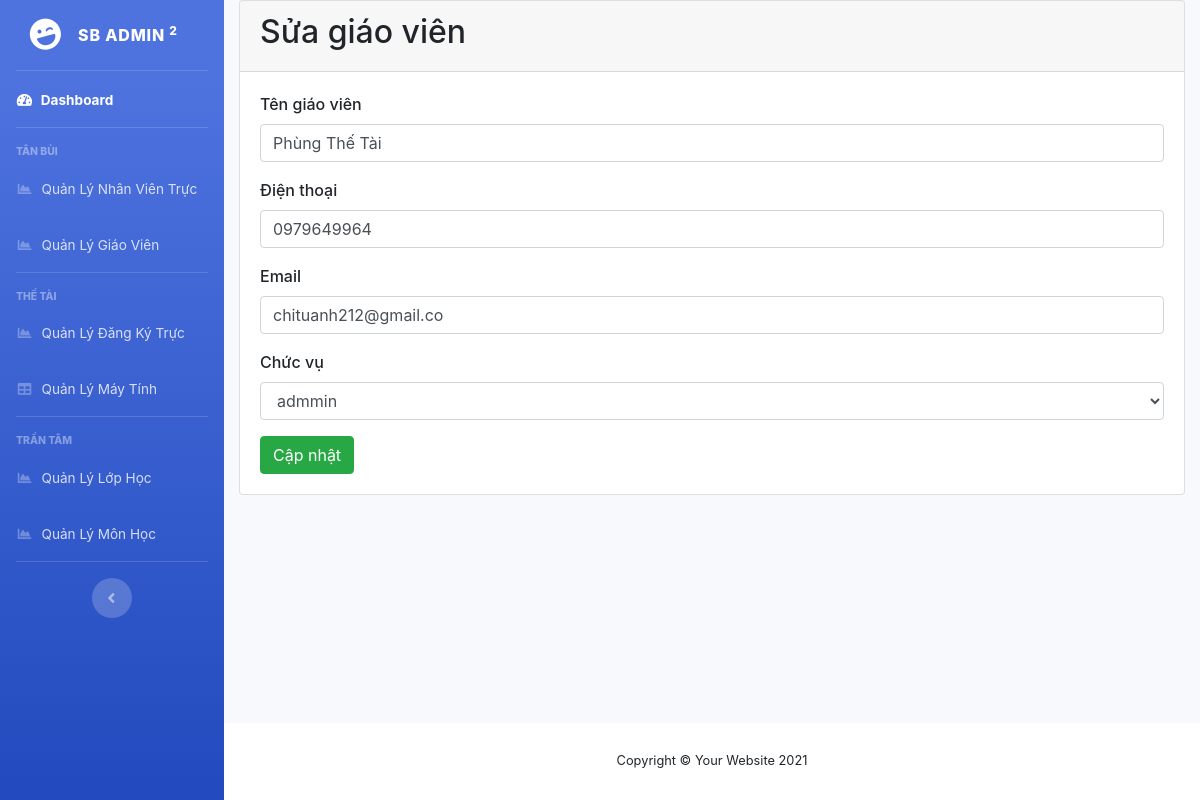
/buidangtan/QLGV/index.php?page_layout=sua&id=1, run on the app's committed database.
### tables this page shows
CREATE TABLE `giaovien` (
  `idGiaoVien` int(11) NOT NULL,
  `nameGiaoVien` varchar(100) DEFAULT NULL,
  `phoneGiaoVien` varchar(15) DEFAULT NULL,
  `email` varchar(20) DEFAULT NULL,
  `matKhau` varchar(100) DEFAULT NULL,
  `idChucVu` int(11) NOT NULL
);

CREATE TABLE `chucvu` (
  `idChucVu` int(11) NOT NULL,
  `nameChucVu` text NOT NULL
);

### buidangtan/QLGV/screen/sua.php (the view, shortened to what this page needs)
<?php
$id = $_GET['id'];
$sql_teacher = "SELECT * FROM chucvu";
$query_teacher = mysqli_query($connect, $sql_teacher);
$sql_up = "SELECT * FROM giaovien WHERE idGiaoVien = $id";
$query_up = mysqli_query($connect, $sql_up);
$row_up = mysqli_fetch_assoc($query_up);
?>
<div class="container-fluid">
    <div class="card">
        <div class="card-header">
            <h2>Sửa giáo viên</h2>
        </div>
        <div class="card-body">
            <form method="POST" enctype="multipart/form-data">
                <div class="form-group">
                    <label>Tên giáo viên</label>
                    <input type="text" name="nameGV" class="form-control" value="<?php echo $row_up['nameGiaoVien']; ?>">
                </div>
				<div class="form-group">
                    <label>Điện thoại</label>
                  <input type="text" name="phoneGV" class="form-control" value="<?php echo $row_up['phoneGiaoVien']; ?>">
                </div>
				<div class="form-group">
                    <label>Email</label>
                  <input type="text" name="email" class="form-control" value="<?php echo $row_up['email']; ?>">
                </div>
                <div class="form-group">
                    <label>Chức vụ</label>
                  <select class="form-control" name="idChucVu">
                        <?php
                        while ($row_teacher = mysqli_fetch_assoc($query_teacher)) { ?>
                            <option <?php if ($row_teacher['idChucVu'] == $row_up['idChucVu']) echo "selected"; ?> value="<?php echo $row_teacher['idChucVu']; ?>"><?php echo $row_teacher['nameChucVu']; ?></option>
                        <?php } ?>
                    </select>
                </div>
                <button name="sbm" class="btn btn-success">Cập nhật</button>
            </form>
        </div>
    </div>
</div>

### buidangtan/QLGV/index.php (style rules this page uses)
label { font-weight: 500; }

### data on the page
giaovien: nameGV "Phùng Thế Tài", phoneGV "0979649964", email "chituanh212@gmail.co", idChucVu "admmin"
